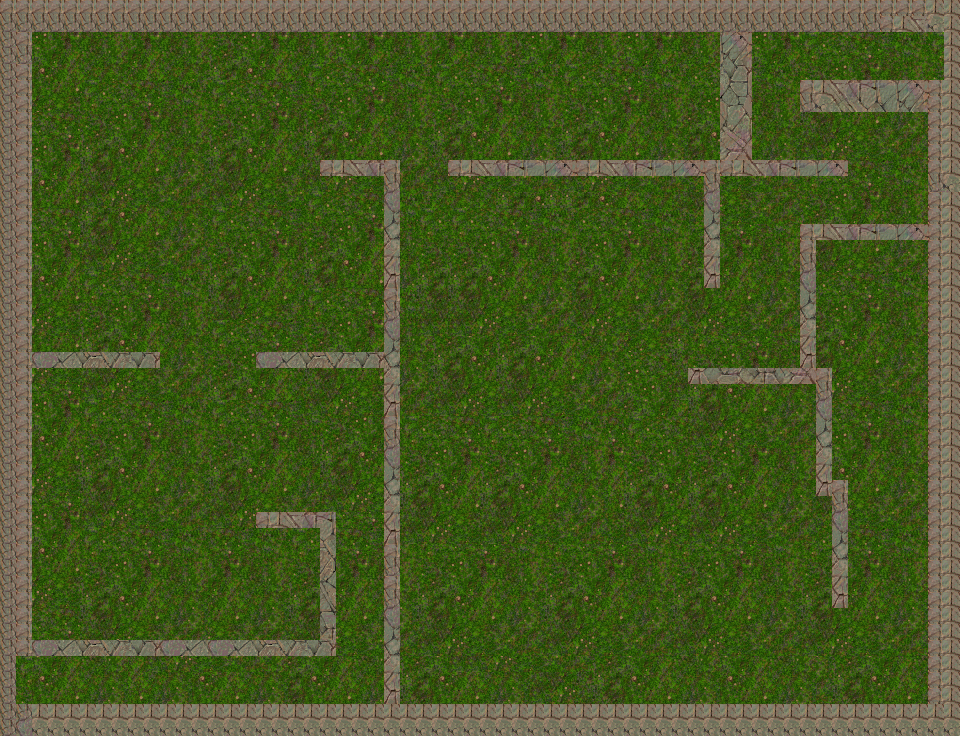

Rendered tile map (Tiled .tmx) drawn with the repository's tilesets; below, a short description and the map source with its tile grids summarised:
An orthogonal 60x46 tile map with 16x16 px tiles, 1 tile layer (Tile Layer 1), 2 tilesets.

<map version="1.0" orientation="orthogonal" renderorder="right-down" width="60" height="46" tilewidth="16" tileheight="16" nextobjectid="1">
 <tileset firstgid="1" name="grass" tilewidth="16" tileheight="16">
  <image source="grass.png" width="128" height="128" />
  <tile id="0">
   <properties>
    <property name="blocked" value="false" />
   </properties>
  </tile>
  <tile id="1">
   <properties>
    <property name="blocked" value="false" />
   </properties>
  </tile>
  <tile id="2">
   <properties>
    <property name="blocked" value="false" />
   </properties>
  </tile>
  <tile id="3">
   <properties>
    <property name="blocked" value="false" />
   </properties>
  </tile>
  <tile id="4">
   <properties>
    <property name="blocked" value="false" />
   </properties>
  </tile>
  <tile id="5">
   <properties>
    <property name="blocked" value="false" />
   </properties>
  </tile>
  <tile id="6">
   <properties>
    <property name="blocked" value="false" />
   </properties>
  </tile>
  <tile id="7">
   <properties>
    <property name="blocked" value="false" />
   </properties>
  </tile>
  <tile id="8">
   <properties>
    <property name="blocked" value="false" />
   </properties>
  </tile>
  <tile id="9">
   <properties>
    <property name="blocked" value="false" />
   </properties>
  </tile>
  <tile id="10">
   <properties>
    <property name="blocked" value="false" />
   </properties>
  </tile>
  <tile id="11">
   <properties>
    <property name="blocked" value="false" />
   </properties>
  </tile>
  <tile id="12">
   <properties>
    <property name="blocked" value="false" />
   </properties>
  </tile>
  <tile id="13">
   <properties>
    <property name="blocked" value="false" />
   </properties>
  </tile>
  <tile id="14">
   <properties>
    <property name="blocked" value="false" />
   </properties>
  </tile>
  <tile id="15">
   <properties>
    <property name="blocked" value="false" />
   </properties>
  </tile>
  <tile id="16">
   <properties>
    <property name="blocked" value="false" />
   </properties>
  </tile>
  <tile id="17">
   <properties>
    <property name="blocked" value="false" />
   </properties>
  </tile>
  <tile id="18">
   <properties>
    <property name="blocked" value="false" />
   </properties>
  </tile>
  <tile id="19">
   <properties>
    <property name="blocked" value="false" />
   </properties>
  </tile>
  <tile id="20">
   <properties>
    <property name="blocked" value="false" />
   </properties>
  </tile>
  <tile id="21">
   <properties>
    <property name="blocked" value="false" />
   </properties>
  </tile>
  <tile id="22">
   <properties>
    <property name="blocked" value="false" />
   </properties>
  </tile>
  <tile id="23">
   <properties>
    <property name="blocked" value="false" />
   </properties>
  </tile>
  <tile id="24">
   <properties>
    <property name="blocked" value="false" />
   </properties>
  </tile>
  <tile id="25">
   <properties>
    <property name="blocked" value="false" />
   </properties>
  </tile>
  <tile id="26">
   <properties>
    <property name="blocked" value="false" />
   </properties>
  </tile>
  <tile id="27">
   <properties>
    <property name="blocked" value="false" />
   </properties>
  </tile>
  <tile id="28">
   <properties>
    <property name="blocked" value="false" />
   </properties>
  </tile>
  <tile id="29">
   <properties>
    <property name="blocked" value="false" />
   </properties>
  </tile>
  <tile id="30">
   <properties>
    <property name="blocked" value="false" />
   </properties>
  </tile>
  <tile id="31">
   <properties>
    <property name="blocked" value="false" />
   </properties>
  </tile>
  <tile id="32">
   <properties>
    <property name="blocked" value="false" />
   </properties>
  </tile>
  <tile id="33">
   <properties>
    <property name="blocked" value="false" />
   </properties>
  </tile>
  <tile id="34">
   <properties>
    <property name="blocked" value="false" />
   </properties>
  </tile>
  <tile id="35">
   <properties>
    <property name="blocked" value="false" />
   </properties>
  </tile>
  <tile id="36">
   <properties>
    <property name="blocked" value="false" />
   </properties>
  </tile>
  <tile id="37">
   <properties>
    <property name="blocked" value="false" />
   </properties>
  </tile>
  <tile id="38">
   <properties>
    <property name="blocked" value="false" />
   </properties>
  </tile>
  <tile id="39">
   <properties>
    <property name="blocked" value="false" />
   </properties>
  </tile>
  <tile id="40">
   <properties>
    <property name="blocked" value="false" />
   </properties>
  </tile>
  <tile id="41">
   <properties>
    <property name="blocked" value="false" />
   </properties>
  </tile>
  <tile id="42">
   <properties>
    <property name="blocked" value="false" />
   </properties>
  </tile>
  <tile id="43">
   <properties>
    <property name="blocked" value="false" />
   </properties>
  </tile>
  <tile id="44">
   <properties>
    <property name="blocked" value="false" />
   </properties>
  </tile>
  <tile id="45">
   <properties>
    <property name="blocked" value="false" />
   </properties>
  </tile>
  <tile id="46">
   <properties>
    <property name="blocked" value="false" />
   </properties>
  </tile>
  <tile id="47">
   <properties>
    <property name="blocked" value="false" />
   </properties>
  </tile>
  <tile id="48">
   <properties>
    <property name="blocked" value="false" />
   </properties>
  </tile>
  <tile id="49">
   <properties>
    <property name="blocked" value="false" />
   </properties>
  </tile>
  <tile id="50">
   <properties>
    <property name="blocked" value="false" />
   </properties>
  </tile>
  <tile id="51">
   <properties>
    <property name="blocked" value="false" />
   </properties>
  </tile>
  <tile id="52">
   <properties>
    <property name="blocked" value="false" />
   </properties>
  </tile>
  <tile id="53">
   <properties>
    <property name="blocked" value="false" />
   </properties>
  </tile>
  <tile id="54">
   <properties>
    <property name="blocked" value="false" />
   </properties>
  </tile>
  <tile id="55">
   <properties>
    <property name="blocked" value="false" />
   </properties>
  </tile>
  <tile id="56">
   <properties>
    <property name="blocked" value="false" />
   </properties>
  </tile>
  <tile id="57">
   <properties>
    <property name="blocked" value="false" />
   </properties>
  </tile>
  <tile id="58">
   <properties>
    <property name="blocked" value="false" />
   </properties>
  </tile>
  <tile id="59">
   <properties>
    <property name="blocked" value="false" />
   </properties>
  </tile>
  <tile id="60">
   <properties>
    <property name="blocked" value="false" />
   </properties>
  </tile>
  <tile id="61">
   <properties>
    <property name="blocked" value="false" />
   </properties>
  </tile>
  <tile id="62">
   <properties>
    <property name="blocked" value="false" />
   </properties>
  </tile>
  <tile id="63">
   <properties>
    <property name="blocked" value="false" />
   </properties>
  </tile>
 </tileset>
 <tileset firstgid="65" name="rocks" tilewidth="16" tileheight="16">
  <image source="rocks.png" width="128" height="128" />
  <tile id="0">
   <properties>
    <property name="blocked" value="true" />
   </properties>
  </tile>
  <tile id="1">
   <properties>
    <property name="blocked" value="true" />
   </properties>
  </tile>
  <tile id="2">
   <properties>
    <property name="blocked" value="true" />
   </properties>
  </tile>
  <tile id="3">
   <properties>
    <property name="blocked" value="true" />
   </properties>
  </tile>
  <tile id="4">
   <properties>
    <property name="blocked" value="true" />
   </properties>
  </tile>
  <tile id="5">
   <properties>
    <property name="blocked" value="true" />
   </properties>
  </tile>
  <tile id="6">
   <properties>
    <property name="blocked" value="true" />
   </properties>
  </tile>
  <tile id="7">
   <properties>
    <property name="blocked" value="true" />
   </properties>
  </tile>
  <tile id="8">
   <properties>
    <property name="blocked" value="true" />
   </properties>
  </tile>
  <tile id="9">
   <properties>
    <property name="blocked" value="true" />
   </properties>
  </tile>
  <tile id="10">
   <properties>
    <property name="blocked" value="true" />
   </properties>
  </tile>
  <tile id="11">
   <properties>
    <property name="blocked" value="true" />
   </properties>
  </tile>
  <tile id="12">
   <properties>
    <property name="blocked" value="true" />
   </properties>
  </tile>
  <tile id="13">
   <properties>
    <property name="blocked" value="true" />
   </properties>
  </tile>
  <tile id="14">
   <properties>
    <property name="blocked" value="true" />
   </properties>
  </tile>
  <tile id="15">
   <properties>
    <property name="blocked" value="true" />
   </properties>
  </tile>
  <tile id="16">
   <properties>
    <property name="blocked" value="true" />
   </properties>
  </tile>
  <tile id="17">
   <properties>
    <property name="blocked" value="true" />
   </properties>
  </tile>
  <tile id="18">
   <properties>
    <property name="blocked" value="true" />
   </properties>
  </tile>
  <tile id="19">
   <properties>
    <property name="blocked" value="true" />
   </properties>
  </tile>
  <tile id="20">
   <properties>
    <property name="blocked" value="true" />
   </properties>
  </tile>
  <tile id="21">
   <properties>
    <property name="blocked" value="true" />
   </properties>
  </tile>
  <tile id="22">
   <properties>
    <property name="blocked" value="true" />
   </properties>
  </tile>
  <tile id="23">
   <properties>
    <property name="blocked" value="true" />
   </properties>
  </tile>
  <tile id="24">
   <properties>
    <property name="blocked" value="true" />
   </properties>
  </tile>
  <tile id="25">
   <properties>
    <property name="blocked" value="true" />
   </properties>
  </tile>
  <tile id="26">
   <properties>
    <property name="blocked" value="true" />
   </properties>
  </tile>
  <tile id="27">
   <properties>
    <property name="blocked" value="true" />
   </properties>
  </tile>
  <tile id="28">
   <properties>
    <property name="blocked" value="true" />
   </properties>
  </tile>
  <tile id="29">
   <properties>
    <property name="blocked" value="true" />
   </properties>
  </tile>
  <tile id="30">
   <properties>
    <property name="blocked" value="true" />
   </properties>
  </tile>
  <tile id="31">
   <properties>
    <property name="blocked" value="true" />
   </properties>
  </tile>
  <tile id="32">
   <properties>
    <property name="blocked" value="true" />
   </properties>
  </tile>
  <tile id="33">
   <properties>
    <property name="blocked" value="true" />
   </properties>
  </tile>
  <tile id="34">
   <properties>
    <property name="blocked" value="true" />
   </properties>
  </tile>
  <tile id="35">
   <properties>
    <property name="blocked" value="true" />
   </properties>
  </tile>
  <tile id="36">
   <properties>
    <property name="blocked" value="true" />
   </properties>
  </tile>
  <tile id="37">
   <properties>
    <property name="blocked" value="true" />
   </properties>
  </tile>
  <tile id="38">
   <properties>
    <property name="blocked" value="true" />
   </properties>
  </tile>
  <tile id="39">
   <properties>
    <property name="blocked" value="true" />
   </properties>
  </tile>
  <tile id="40">
   <properties>
    <property name="blocked" value="true" />
   </properties>
  </tile>
  <tile id="41">
   <properties>
    <property name="blocked" value="true" />
   </properties>
  </tile>
  <tile id="42">
   <properties>
    <property name="blocked" value="true" />
   </properties>
  </tile>
  <tile id="43">
   <properties>
    <property name="blocked" value="true" />
   </properties>
  </tile>
  <tile id="44">
   <properties>
    <property name="blocked" value="true" />
   </properties>
  </tile>
  <tile id="45">
   <properties>
    <property name="blocked" value="true" />
   </properties>
  </tile>
  <tile id="46">
   <properties>
    <property name="blocked" value="true" />
   </properties>
  </tile>
  <tile id="47">
   <properties>
    <property name="blocked" value="true" />
   </properties>
  </tile>
  <tile id="48">
   <properties>
    <property name="blocked" value="true" />
   </properties>
  </tile>
  <tile id="49">
   <properties>
    <property name="blocked" value="true" />
   </properties>
  </tile>
  <tile id="50">
   <properties>
    <property name="blocked" value="true" />
   </properties>
  </tile>
  <tile id="51">
   <properties>
    <property name="blocked" value="true" />
   </properties>
  </tile>
  <tile id="52">
   <properties>
    <property name="blocked" value="true" />
   </properties>
  </tile>
  <tile id="53">
   <properties>
    <property name="blocked" value="true" />
   </properties>
  </tile>
  <tile id="54">
   <properties>
    <property name="blocked" value="true" />
   </properties>
  </tile>
  <tile id="55">
   <properties>
    <property name="blocked" value="true" />
   </properties>
  </tile>
  <tile id="56">
   <properties>
    <property name="blocked" value="true" />
   </properties>
  </tile>
  <tile id="57">
   <properties>
    <property name="blocked" value="true" />
   </properties>
  </tile>
  <tile id="58">
   <properties>
    <property name="blocked" value="true" />
   </properties>
  </tile>
  <tile id="59">
   <properties>
    <property name="blocked" value="true" />
   </properties>
  </tile>
  <tile id="60">
   <properties>
    <property name="blocked" value="true" />
   </properties>
  </tile>
  <tile id="61">
   <properties>
    <property name="blocked" value="true" />
   </properties>
  </tile>
  <tile id="62">
   <properties>
    <property name="blocked" value="true" />
   </properties>
  </tile>
  <tile id="63">
   <properties>
    <property name="blocked" value="true" />
   </properties>
  </tile>
 </tileset>
 <layer name="Tile Layer 1" width="60" height="46">
  <data>[2760 cells, 2760 non-empty, 112 distinct tile ids]</data>
 </layer>
</map>
